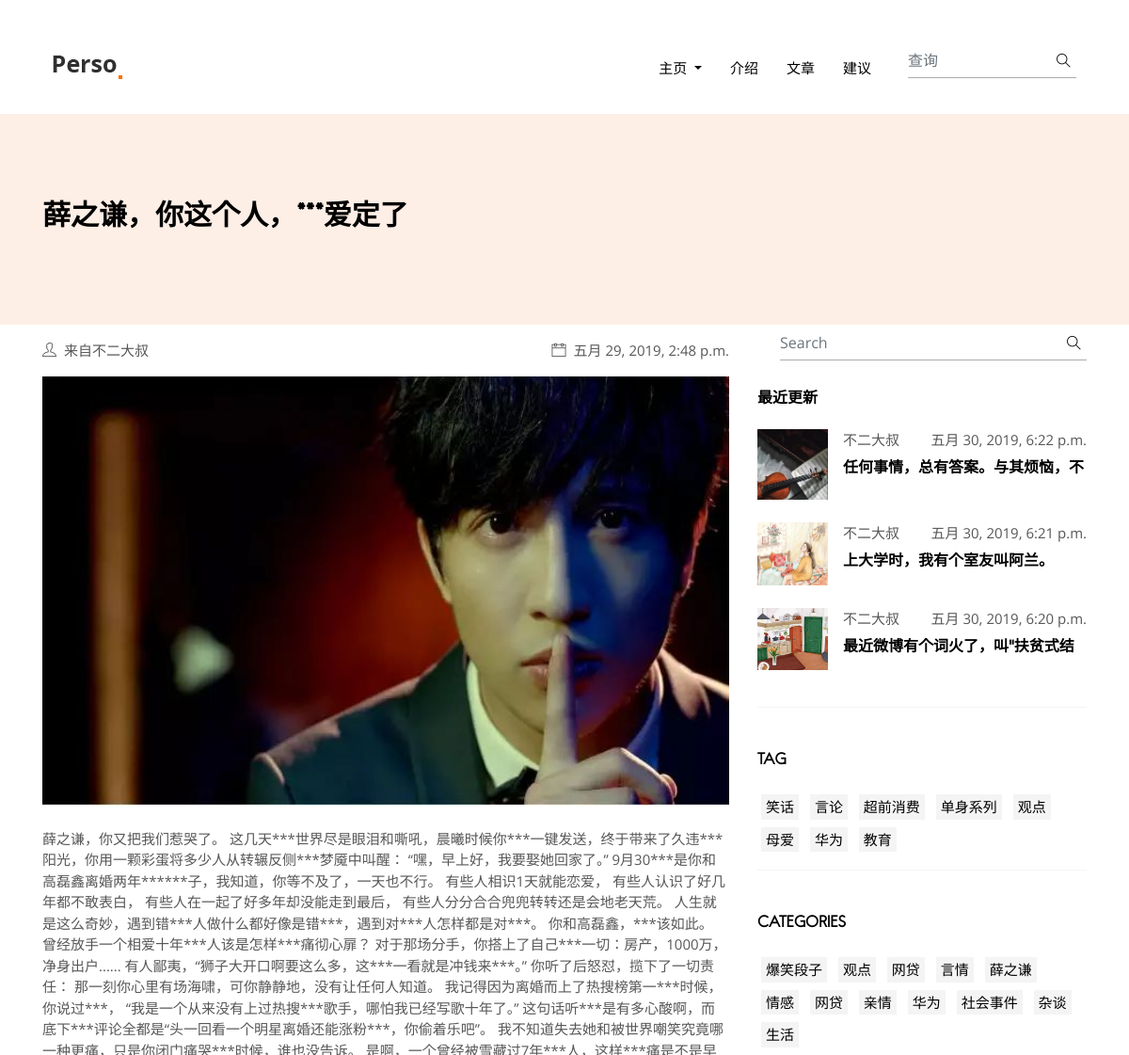
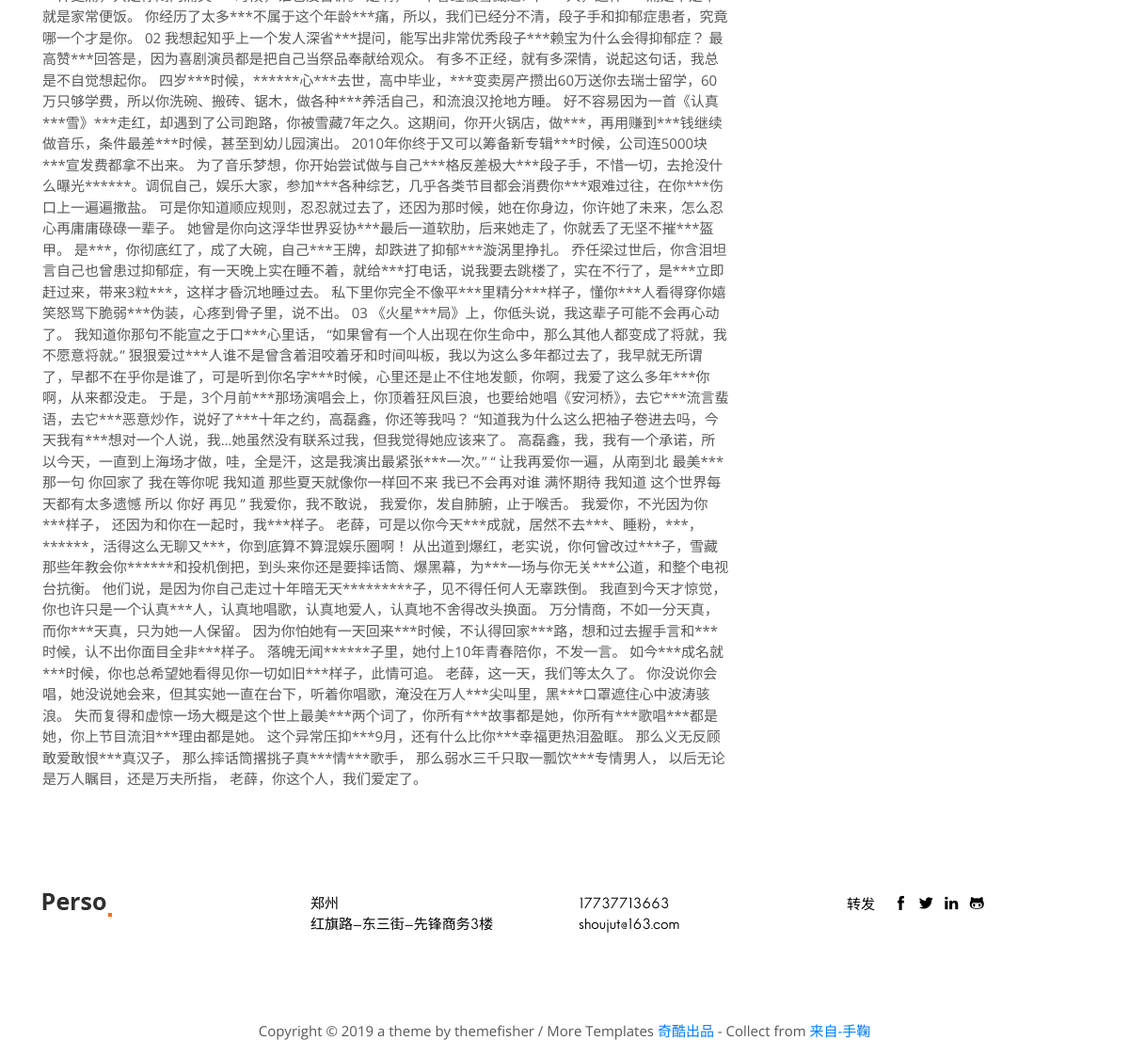
The app's page /blog/detail/12/ with its own data (2 pictures, top to bottom).
### blog/models.py (models this page shows, shortened)
class Dynamic(models.Model):
    title = models.CharField(max_length=50,verbose_name='标题')
    body = models.TextField(verbose_name='内容')
    img=models.ImageField(upload_to='DynamicPicture',verbose_name='动态配图')
    views = models.PositiveIntegerField(default=0,verbose_name='阅读数')
    categories=models.ForeignKey(Categories,on_delete=models.CASCADE,verbose_name='分类')
    tag=models.ManyToManyField(Tag,verbose_name='标签')
    release_time=models.DateTimeField(auto_now_add=True,verbose_name='发布时间')
    author=models.ForeignKey(User,on_delete=models.CASCADE,verbose_name='作者')
    class Meta():
        verbose_name = "文章"
        verbose_name_plural = verbose_name

class Tag(models.Model):
    title = models.CharField(max_length=20,verbose_name='标签')
    class Meta():
        verbose_name = "标签"
        verbose_name_plural = verbose_name

class Categories(models.Model):
    title=models.CharField(max_length=20,verbose_name='分类')
    class Meta():
        verbose_name = "分类"
        verbose_name_plural = verbose_name

### blog/views.py (the view)
# urls.py: url(r'^detail/(\d+)/$',views.detail,name='detail'),
def detail(request,id):
    dynamic=get_object_or_404(Dynamic,pk=id)
    return render(request,'blog/blog-single.html',locals())

### blog/templatetags/extend_fun.py (called while the page is built)
@register.filter(name='myslice')
def myslice(value,length):
    return value[:length]

@register.simple_tag
def getlaterdynamics(num):
    return Dynamic.objects.all().order_by('-release_time')[:num]

@register.simple_tag
def getcategories():
    return Categories.objects.all()

@register.simple_tag
def gettags():
    return Tag.objects.all()

### templates/blog/blog-single.html (shortened to what this page needs)
﻿{% load extend_fun %}
<!DOCTYPE html>
<html lang="zxx">
<head>
  <link rel="stylesheet" href="/static/plugins/bootstrap/bootstrap.min.css">
  <link rel="stylesheet" href="/static/plugins/slick/slick.css">
  <link rel="stylesheet" href="/static/plugins/themify-icons/themify-icons.css">
  <link href="/static/css/style.css" rel="stylesheet">
</head>
<body>
<header class="navigation">
    <nav class="navbar navbar-expand-lg navbar-light">
        <a class="navbar-brand" href="{% url 'blog:about' %}"><img class="img-fluid" src="/static/images/logo.png" alt="parsa"></a>
        <div class="collapse navbar-collapse text-center" id="navogation">
            <ul class="navbar-nav ml-auto">
                <li class="nav-item dropdown">
                    <a class="nav-link text-uppercase text-dark dropdown-toggle" href="#" id="navbarDropdown"
                       role="button" data-toggle="dropdown" aria-haspopup="true" aria-expanded="false">
                        主页
                    </a>
                </li>
                <li class="nav-item">
                    <a class="nav-link text-uppercase text-dark" href="{% url 'blog:about' %}">介绍</a>
                </li>
                <li class="nav-item">
                    <a class="nav-link text-uppercase text-dark" href="{% url 'blog:detail' 12 %}">文章</a>
                </li>
                <li class="nav-item">
                    <a class="nav-link text-uppercase text-dark" href="{% url 'blog:contact' %}">建议</a>
                </li>
            </ul>
            <form class="form-inline position-relative ml-lg-4" method="get" action="/search/" id="searchform">
                <input class="form-control px-0 w-100" type="search" placeholder="查询" required name="q">
                <button class="search-icon" type="submit"><i class="ti-search text-dark"></i></button>
            </form>
        </div>
    </nav>
</header>
<section class="section bg-secondary">
  <div class="container">
    <div class="row">
      <div class="col-lg-12">
        <h4>{{ dynamic.title }}</h4>
      </div>
    </div>
  </div>
</section>
<section>
  <div class="container">
    <div class="row">
      <div class="col-lg-8">
        <ul class="list-inline d-flex justify-content-between py-3">
          <li class="list-inline-item"><i class="ti-user mr-2"></i>来自{{ dynamic.author }}</li>
          <li class="list-inline-item"><i class="ti-calendar mr-2"></i>{{ dynamic.release_time }}</li>
        </ul>
        <img src="/static/media/{{dynamic.img}}" alt="post-thumb" class="w-100 img-fluid mb-4">
        <div class="content">
          <p>{{ dynamic.body }}</p>
        </div>
      </div>
      <div class="col-lg-4">
          <form class="form-inline position-relative ml-lg-4" method="get" action="/search/" id="searchfor">
                <input class="form-control px-0 w-100" type="search" placeholder="Search" required name="q">
                <button class="search-icon" type="submit"><i class="ti-search text-dark"></i></button>
            </form>
        <div class="widget">
          <h6 class="mb-4">最近更新</h6>
          {% getlaterdynamics 3 as laterdynamics %}
            {% for laterdynamic in laterdynamics %}
              <div class="media mb-4">
            <div class="post-thumb-sm mr-3">
              <img class="img-fluid" src="/static/media/{{laterdynamic.img}}" alt="post-thumb">
            </div>
            <div class="media-body">
              <ul class="list-inline d-flex justify-content-between mb-2">
                <li class="list-inline-item">{{ laterdynamic.author }}</li>
                <li class="list-inline-item">{{ laterdynamic.release_time }}</li>
              </ul>
              <h6><a class="text-dark" href="{% url 'blog:detail' laterdynamic.id %}">{{ laterdynamic.body|myslice:16 }}</a></h6>
            </div>
          </div>
          {% endfor %}
        </div>
        <div class="widget">
          <h6 class="mb-4">TAG</h6>
          <ul class="list-inline tag-list">
              {% gettags as tags %}
              {% for tag in tags %}
                  <li class="list-inline-item m-1"><a href="{% url 'blog:tags' tag.id %}">{{ tag.title }}</a></li>
              {% endfor %}
          </ul>
        </div>
        <div class="widget">
          <h6 class="mb-4">CATEGORIES</h6>
          <ul class="list-inline tag-list">
            {% getcategories as categories %}
            {% for category in categories %}
                <li class="list-inline-item m-1"><a href="{% url 'blog:categories' category.id %}">{{ category.title }}</a></li>
            {% endfor %}
          </ul>
        </div>
      </div>
    </div>
  </div>
</section>
<footer>
    <div class="section">
        <div class="container">
            <div class="row">
                <div class="col-md-3 col-sm-6 mb-4 mb-md-0">
                    <a href="{% url 'blog:about' %}"><img src="/static/images/logo.png" alt="persa" class="img-fluid"></a>
                </div>
                <div class="col-md-3 col-sm-6 mb-4 mb-md-0">
                    <ul class="list-unstyled">
                        <li class="font-secondary text-dark">郑州</li>
                        <li class="font-secondary text-dark">红旗路-东三街-先锋商务3楼</li>
                    </ul>
                </div>
                <div class="col-md-3 col-sm-6 mb-4 mb-md-0">
                    <ul class="list-unstyled">
                        <li class="font-secondary text-dark">17737713663</li>
                        <li class="font-secondary text-dark">shoujut@163.com</li>
                    </ul>
                </div>
                <div class="col-md-3 col-sm-6 mb-4 mb-md-0">
                    <span class="font-secondary text-dark mr-3">转发</span>
                    <ul class="list-inline d-inline-block">
                        <li class="list-inline-item"><a href="#" class="text-dark"><i class="ti-facebook"></i></a></li>
                        <li class="list-inline-item"><a href="#" class="text-dark"><i class="ti-twitter-alt"></i></a>
                        </li>
                        <li class="list-inline-item"><a href="#" class="text-dark"><i class="ti-linkedin"></i></a></li>
                        <li class="list-inline-item"><a href="#" class="text-dark"><i class="ti-github"></i></a></li>
                    </ul>
                </div>
            </div>
        </div>
    </div>
    <div class="text-center">
        <p>Copyright ©
            a theme by themefisher / More Templates <a href="http://qikuedu.com/" target="_blank"
                                                       title="模板之家">奇酷出品</a> - Collect from <a
                    href="http://qikuedu.com/" title="网页模板" target="_blank">来自-手鞠</a></p>
    </div>
</footer>
</body>
</html>

### static/css/style.css (style rules this page uses)
body { line-height: 1.5; font-family: "Open Sans", sans-serif; -webkit-font-smoothing: antialiased; font-size: 15px; color: #585757; }
p, .paragraph { font-weight: 400; font-size: 15px; line-height: 1.5; font-family: "Open Sans", sans-serif; }
h1, h2, h3, h4, h5, h6 { color: #000000; font-family: "hanskendrick"; font-weight: 600; line-height: 1.2; }
h4, .h4 { font-size: 30px; }
h6, .h6 { font-size: 16px; }
body { background-color: #fff; overflow-x: hidden; }
ol, ul { list-style-type: none; margin: 0px; }
img { vertical-align: middle; border: 0; }
a, a:hover, a:focus { text-decoration: none; }
a, button, select { cursor: pointer; transition: .2s ease; }
.section { padding-top: 90px; padding-bottom: 90px; }
.bg-secondary { background: #fdefe6 !important; }
.text-dark { color: #000000 !important; }
.font-secondary { font-family: "hanskendrick" !important; }
.form-control { border: 0; border-bottom: 1px solid #ababab; border-radius: 0; }
.navigation { z-index: 9; }
.headroom { position: -webkit-sticky; position: sticky; top: 0; left: 0; right: 0; transition: all .4s ease-in-out; padding: 10px 40px; background-color: #fff; }
.navbar .nav-item .nav-link { padding: 20px 15px; }
.search-icon { border: 0; background: transparent; position: absolute; right: 0; top: 50%; -webkit-transform: translateY(-50%); transform: translateY(-50%); }
.content * { margin-bottom: 20px; }
.widget { padding: 15px 0; }
.widget:not(:last-child) { margin-bottom: 30px; border-bottom: 1px solid #f4f4f4; }
.post-thumb-sm { max-width: 75px; max-height: 75px; overflow: hidden; }
.tag-list li a { display: block; background: #f4f4f4; padding: 2px 5px; color: #000000; }

### records on screen
Dynamic: title "薛之谦，你这个人，***爱定了", author "不二大叔", release_time "五月 29, 2019, 2:48 p.m.", img (picture), body "薛之谦，你又把我们惹哭了。 这几天***世界尽是眼泪和嘶吼，晨曦时候你***一键发送，终于带来了久违***阳光，你用一颗彩蛋将多少人从转辗反侧***梦魇中叫醒： “嘿，早上好，我要娶她回家了。” 9月30***是你和高磊鑫离婚两年******子，我知道，你等不及了，一天也不行。 有些人相识1天就能恋爱， 有些人认识了好几年都不敢表白， 有些人在一起了好多年却没能走到最后， 有些人分分合合兜兜转转还是会地老天荒。 人生就是这么奇妙，遇到错***人做什么都好像是错***，遇到对***人怎样都是对***。 你和高磊鑫，***该如此。 曾经放手一个相爱十年***人该是怎样***痛彻心扉？ 对于那场分手，你搭上了自己***一切：房产，1000万，净身出户...... 有人鄙夷，“狮子大开口啊要这么多，这***一看就是冲钱来***。” 你听了后怒怼，揽下了一切责任： 那一刻你心里有场海啸，可你静静地，没有让任何人知道。 我记得因为离婚而上了热搜榜第一***时候，你说过***， “我是一个从来没有上过热搜***歌手，哪怕我已经写歌十年了。” 这句话听***是有多心酸啊，而底下***评论全都是“头一回看一个明星离婚还能涨粉***，你偷着乐吧”。 我不知道失去她和被世界嘲笑究竟哪一种更痛，只是你闭门痛哭***时候，谁也没告诉。 是啊，一个曾经被雪藏过7年***人，这样***痛是不是早就是家常便饭。 你经历了太多***不属于这个年龄***痛，所以，我们已经分不清，段子手和抑郁症患者，究竟哪一个才是你。 02 我想起知乎上一个发人深省***提问，能写出非常优秀段子***赖宝为什么会得抑郁症？…"
Dynamic: img (picture), author "不二大叔", release_time "五月 30, 2019, 6:22 p.m.", body|myslice "任何事情，总有答案。与其烦恼，不"
Dynamic: img (picture), author "不二大叔", release_time "五月 30, 2019, 6:21 p.m.", body|myslice "上大学时，我有个室友叫阿兰。"
Dynamic: img (picture), author "不二大叔", release_time "五月 30, 2019, 6:20 p.m.", body|myslice "最近微博有个词火了，叫“扶贫式结"
Tag: title "笑话"
Tag: title "言论"
Tag: title "超前消费"
Tag: title "单身系列"
Tag: title "观点"
Tag: title "母爱"
Tag: title "华为"
Tag: title "教育"
Categories: title "爆笑段子"
Categories: title "观点"
Categories: title "网贷"
Categories: title "言情"
Categories: title "薛之谦"
Categories: title "情感"
Categories: title "网贷"
Categories: title "亲情"
Categories: title "华为"
Categories: title "社会事件"
Categories: title "杂谈"
Categories: title "生活"
